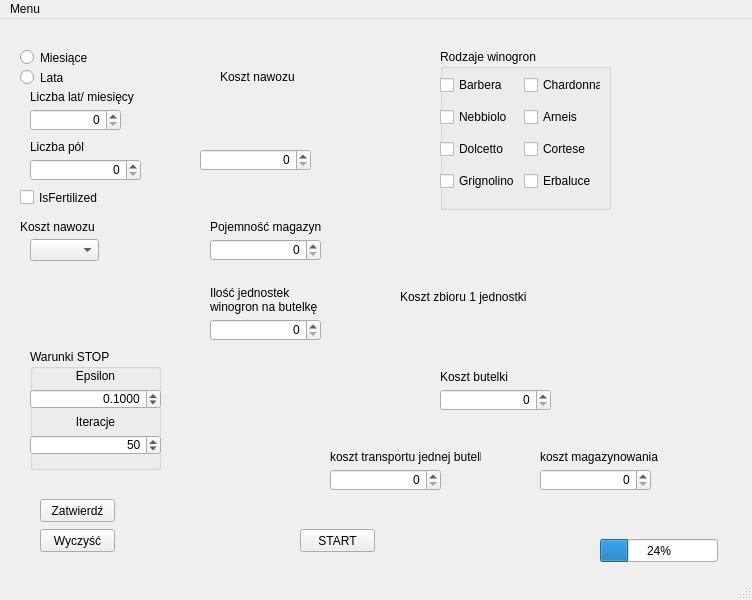
<?xml version="1.0" encoding="UTF-8"?>
<ui version="4.0">
 <class>MainWindow</class>
 <widget class="QMainWindow" name="MainWindow">
  <property name="geometry">
   <rect>
    <x>0</x>
    <y>0</y>
    <width>752</width>
    <height>600</height>
   </rect>
  </property>
  <property name="windowTitle">
   <string>Model winnicy</string>
  </property>
  <widget class="QWidget" name="centralwidget">
   <widget class="QCheckBox" name="checkBox">
    <property name="geometry">
     <rect>
      <x>20</x>
      <y>170</y>
      <width>101</width>
      <height>17</height>
     </rect>
    </property>
    <property name="text">
     <string>IsFertilized</string>
    </property>
   </widget>
   <widget class="QPushButton" name="pushButton">
    <property name="geometry">
     <rect>
      <x>40</x>
      <y>480</y>
      <width>75</width>
      <height>23</height>
     </rect>
    </property>
    <property name="text">
     <string>Zatwierdź</string>
    </property>
   </widget>
   <widget class="QPushButton" name="pushButton_2">
    <property name="geometry">
     <rect>
      <x>40</x>
      <y>510</y>
      <width>75</width>
      <height>23</height>
     </rect>
    </property>
    <property name="text">
     <string>Wyczyść</string>
    </property>
   </widget>
   <widget class="QGroupBox" name="groupBox">
    <property name="geometry">
     <rect>
      <x>440</x>
      <y>30</y>
      <width>171</width>
      <height>161</height>
     </rect>
    </property>
    <property name="title">
     <string>Rodzaje winogron</string>
    </property>
    <widget class="QWidget" name="gridLayoutWidget">
     <property name="geometry">
      <rect>
       <x>0</x>
       <y>20</y>
       <width>161</width>
       <height>131</height>
      </rect>
     </property>
     <layout class="QGridLayout" name="gridLayout">
      <item row="4" column="0">
       <widget class="QCheckBox" name="Grignolino">
        <property name="text">
         <string>Grignolino</string>
        </property>
       </widget>
      </item>
      <item row="0" column="0">
       <widget class="QCheckBox" name="Barbera">
        <property name="text">
         <string>Barbera</string>
        </property>
       </widget>
      </item>
      <item row="3" column="1">
       <widget class="QCheckBox" name="Cortese">
        <property name="text">
         <string>Cortese</string>
        </property>
       </widget>
      </item>
      <item row="4" column="1">
       <widget class="QCheckBox" name="Erbaluce">
        <property name="text">
         <string>Erbaluce</string>
        </property>
       </widget>
      </item>
      <item row="3" column="0">
       <widget class="QCheckBox" name="Dolcetto">
        <property name="text">
         <string>Dolcetto</string>
        </property>
       </widget>
      </item>
      <item row="0" column="1">
       <widget class="QCheckBox" name="Chardonnay">
        <property name="text">
         <string>Chardonnay</string>
        </property>
       </widget>
      </item>
      <item row="1" column="1">
       <widget class="QCheckBox" name="Arneis">
        <property name="text">
         <string>Arneis</string>
        </property>
       </widget>
      </item>
      <item row="1" column="0">
       <widget class="QCheckBox" name="Nebbiolo">
        <property name="text">
         <string>Nebbiolo</string>
        </property>
       </widget>
      </item>
     </layout>
    </widget>
   </widget>
   <widget class="QProgressBar" name="progressBar">
    <property name="geometry">
     <rect>
      <x>600</x>
      <y>520</y>
      <width>118</width>
      <height>23</height>
     </rect>
    </property>
    <property name="value">
     <number>24</number>
    </property>
   </widget>
   <widget class="QGroupBox" name="groupBox_2">
    <property name="geometry">
     <rect>
      <x>30</x>
      <y>330</y>
      <width>131</width>
      <height>121</height>
     </rect>
    </property>
    <property name="title">
     <string>Warunki STOP</string>
    </property>
    <widget class="QWidget" name="verticalLayoutWidget">
     <property name="geometry">
      <rect>
       <x>0</x>
       <y>20</y>
       <width>131</width>
       <height>86</height>
      </rect>
     </property>
     <layout class="QVBoxLayout" name="verticalLayout">
      <item>
       <widget class="QLabel" name="epsilon">
        <property name="text">
         <string>Epsilon</string>
        </property>
        <property name="textFormat">
         <enum>Qt::AutoText</enum>
        </property>
        <property name="scaledContents">
         <bool>false</bool>
        </property>
        <property name="alignment">
         <set>Qt::AlignCenter</set>
        </property>
       </widget>
      </item>
      <item>
       <widget class="QDoubleSpinBox" name="eps">
        <property name="locale">
         <locale language="English" country="UnitedStates"/>
        </property>
        <property name="alignment">
         <set>Qt::AlignRight|Qt::AlignTrailing|Qt::AlignVCenter</set>
        </property>
        <property name="showGroupSeparator" stdset="0">
         <bool>false</bool>
        </property>
        <property name="decimals">
         <number>4</number>
        </property>
        <property name="maximum">
         <double>9999999999999999455752309870428160.000000000000000</double>
        </property>
        <property name="singleStep">
         <double>0.010000000000000</double>
        </property>
        <property name="value">
         <double>0.100000000000000</double>
        </property>
       </widget>
      </item>
      <item>
       <widget class="QLabel" name="iteracje">
        <property name="text">
         <string>Iteracje</string>
        </property>
        <property name="textFormat">
         <enum>Qt::AutoText</enum>
        </property>
        <property name="scaledContents">
         <bool>false</bool>
        </property>
        <property name="alignment">
         <set>Qt::AlignCenter</set>
        </property>
       </widget>
      </item>
      <item>
       <widget class="QSpinBox" name="iter">
        <property name="wrapping">
         <bool>false</bool>
        </property>
        <property name="alignment">
         <set>Qt::AlignRight|Qt::AlignTrailing|Qt::AlignVCenter</set>
        </property>
        <property name="maximum">
         <number>999999999</number>
        </property>
        <property name="value">
         <number>50</number>
        </property>
       </widget>
      </item>
     </layout>
    </widget>
   </widget>
   <widget class="QRadioButton" name="radioButton">
    <property name="geometry">
     <rect>
      <x>20</x>
      <y>30</y>
      <width>82</width>
      <height>17</height>
     </rect>
    </property>
    <property name="text">
     <string>Miesiące</string>
    </property>
   </widget>
   <widget class="QRadioButton" name="radioButton_2">
    <property name="geometry">
     <rect>
      <x>20</x>
      <y>50</y>
      <width>82</width>
      <height>17</height>
     </rect>
    </property>
    <property name="text">
     <string>Lata</string>
    </property>
   </widget>
   <widget class="QSpinBox" name="spinBox">
    <property name="geometry">
     <rect>
      <x>30</x>
      <y>90</y>
      <width>91</width>
      <height>22</height>
     </rect>
    </property>
    <property name="alignment">
     <set>Qt::AlignRight|Qt::AlignTrailing|Qt::AlignVCenter</set>
    </property>
    <property name="maximum">
     <number>999999999</number>
    </property>
   </widget>
   <widget class="QSpinBox" name="spinBox_2">
    <property name="geometry">
     <rect>
      <x>30</x>
      <y>140</y>
      <width>111</width>
      <height>22</height>
     </rect>
    </property>
    <property name="wrapping">
     <bool>false</bool>
    </property>
    <property name="alignment">
     <set>Qt::AlignRight|Qt::AlignTrailing|Qt::AlignVCenter</set>
    </property>
    <property name="maximum">
     <number>999999999</number>
    </property>
   </widget>
   <widget class="QComboBox" name="comboBox">
    <property name="geometry">
     <rect>
      <x>30</x>
      <y>220</y>
      <width>69</width>
      <height>22</height>
     </rect>
    </property>
   </widget>
   <widget class="QLabel" name="label">
    <property name="geometry">
     <rect>
      <x>30</x>
      <y>70</y>
      <width>131</width>
      <height>16</height>
     </rect>
    </property>
    <property name="text">
     <string>Liczba lat/ miesięcy</string>
    </property>
   </widget>
   <widget class="QLabel" name="label_2">
    <property name="geometry">
     <rect>
      <x>30</x>
      <y>120</y>
      <width>111</width>
      <height>16</height>
     </rect>
    </property>
    <property name="text">
     <string>Liczba pól</string>
    </property>
   </widget>
   <widget class="QSpinBox" name="spinBox_3">
    <property name="geometry">
     <rect>
      <x>210</x>
      <y>220</y>
      <width>111</width>
      <height>22</height>
     </rect>
    </property>
    <property name="wrapping">
     <bool>false</bool>
    </property>
    <property name="alignment">
     <set>Qt::AlignRight|Qt::AlignTrailing|Qt::AlignVCenter</set>
    </property>
    <property name="maximum">
     <number>999999999</number>
    </property>
   </widget>
   <widget class="QLabel" name="label_3">
    <property name="geometry">
     <rect>
      <x>210</x>
      <y>200</y>
      <width>111</width>
      <height>16</height>
     </rect>
    </property>
    <property name="text">
     <string>Pojemność magazynu</string>
    </property>
   </widget>
   <widget class="QLabel" name="label_4">
    <property name="geometry">
     <rect>
      <x>210</x>
      <y>265</y>
      <width>111</width>
      <height>31</height>
     </rect>
    </property>
    <property name="text">
     <string>Ilość jednostek winogron na butelkę</string>
    </property>
    <property name="wordWrap">
     <bool>true</bool>
    </property>
   </widget>
   <widget class="QSpinBox" name="spinBox_4">
    <property name="geometry">
     <rect>
      <x>210</x>
      <y>300</y>
      <width>111</width>
      <height>22</height>
     </rect>
    </property>
    <property name="wrapping">
     <bool>false</bool>
    </property>
    <property name="alignment">
     <set>Qt::AlignRight|Qt::AlignTrailing|Qt::AlignVCenter</set>
    </property>
    <property name="maximum">
     <number>999999999</number>
    </property>
   </widget>
   <widget class="QLabel" name="label_5">
    <property name="geometry">
     <rect>
      <x>220</x>
      <y>50</y>
      <width>111</width>
      <height>16</height>
     </rect>
    </property>
    <property name="text">
     <string>Koszt nawozu </string>
    </property>
   </widget>
   <widget class="QSpinBox" name="spinBox_5">
    <property name="geometry">
     <rect>
      <x>200</x>
      <y>130</y>
      <width>111</width>
      <height>22</height>
     </rect>
    </property>
    <property name="wrapping">
     <bool>false</bool>
    </property>
    <property name="alignment">
     <set>Qt::AlignRight|Qt::AlignTrailing|Qt::AlignVCenter</set>
    </property>
    <property name="maximum">
     <number>999999999</number>
    </property>
   </widget>
   <widget class="QLabel" name="label_6">
    <property name="geometry">
     <rect>
      <x>440</x>
      <y>350</y>
      <width>111</width>
      <height>16</height>
     </rect>
    </property>
    <property name="text">
     <string>Koszt butelki</string>
    </property>
   </widget>
   <widget class="QSpinBox" name="spinBox_6">
    <property name="geometry">
     <rect>
      <x>440</x>
      <y>370</y>
      <width>111</width>
      <height>22</height>
     </rect>
    </property>
    <property name="wrapping">
     <bool>false</bool>
    </property>
    <property name="alignment">
     <set>Qt::AlignRight|Qt::AlignTrailing|Qt::AlignVCenter</set>
    </property>
    <property name="maximum">
     <number>999999999</number>
    </property>
   </widget>
   <widget class="QLabel" name="label_7">
    <property name="geometry">
     <rect>
      <x>20</x>
      <y>200</y>
      <width>111</width>
      <height>16</height>
     </rect>
    </property>
    <property name="text">
     <string>Koszt nawozu </string>
    </property>
   </widget>
   <widget class="QLabel" name="label_8">
    <property name="geometry">
     <rect>
      <x>400</x>
      <y>270</y>
      <width>141</width>
      <height>16</height>
     </rect>
    </property>
    <property name="text">
     <string>Koszt zbioru 1 jednostki</string>
    </property>
   </widget>
   <widget class="QLabel" name="label_9">
    <property name="geometry">
     <rect>
      <x>330</x>
      <y>430</y>
      <width>151</width>
      <height>16</height>
     </rect>
    </property>
    <property name="text">
     <string>koszt transportu jednej butelki</string>
    </property>
   </widget>
   <widget class="QLabel" name="label_10">
    <property name="geometry">
     <rect>
      <x>540</x>
      <y>430</y>
      <width>151</width>
      <height>16</height>
     </rect>
    </property>
    <property name="text">
     <string>koszt magazynowania</string>
    </property>
   </widget>
   <widget class="QSpinBox" name="spinBox_8">
    <property name="geometry">
     <rect>
      <x>540</x>
      <y>450</y>
      <width>111</width>
      <height>22</height>
     </rect>
    </property>
    <property name="wrapping">
     <bool>false</bool>
    </property>
    <property name="alignment">
     <set>Qt::AlignRight|Qt::AlignTrailing|Qt::AlignVCenter</set>
    </property>
    <property name="maximum">
     <number>999999999</number>
    </property>
   </widget>
   <widget class="QSpinBox" name="spinBox_9">
    <property name="geometry">
     <rect>
      <x>330</x>
      <y>450</y>
      <width>111</width>
      <height>22</height>
     </rect>
    </property>
    <property name="wrapping">
     <bool>false</bool>
    </property>
    <property name="alignment">
     <set>Qt::AlignRight|Qt::AlignTrailing|Qt::AlignVCenter</set>
    </property>
    <property name="maximum">
     <number>999999999</number>
    </property>
   </widget>
   <widget class="QPushButton" name="start">
    <property name="geometry">
     <rect>
      <x>300</x>
      <y>510</y>
      <width>75</width>
      <height>23</height>
     </rect>
    </property>
    <property name="text">
     <string>START</string>
    </property>
   </widget>
  </widget>
  <widget class="QMenuBar" name="menubar">
   <property name="geometry">
    <rect>
     <x>0</x>
     <y>0</y>
     <width>752</width>
     <height>21</height>
    </rect>
   </property>
   <widget class="QMenu" name="menuMenu">
    <property name="title">
     <string>Menu</string>
    </property>
   </widget>
   <addaction name="menuMenu"/>
  </widget>
  <widget class="QStatusBar" name="statusbar"/>
 </widget>
 <resources/>
 <connections/>
</ui>
